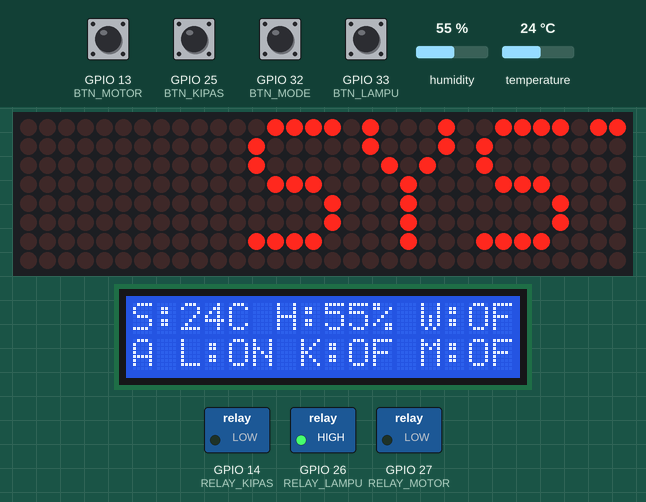
The sketch below on a simulated ESP32. Shown: 32×8 LED matrix, 16×2 character LCD, switched loads named in the sketch (green lamp = pin HIGH). The test bench sets the inputs (shaded band); at power-on: GPIO 13 (BTN_MOTOR), GPIO 25 (BTN_KIPAS), GPIO 32 (BTN_MODE), GPIO 33 (BTN_LAMPU) LOW, temperature 24 °C, humidity 55 %. WiFi joins after 1.5 s; servers stay silent unless stated.

Above: at 4.85 s.
4.9 s: temperature set to 30.3 °C
At 5.7 s:
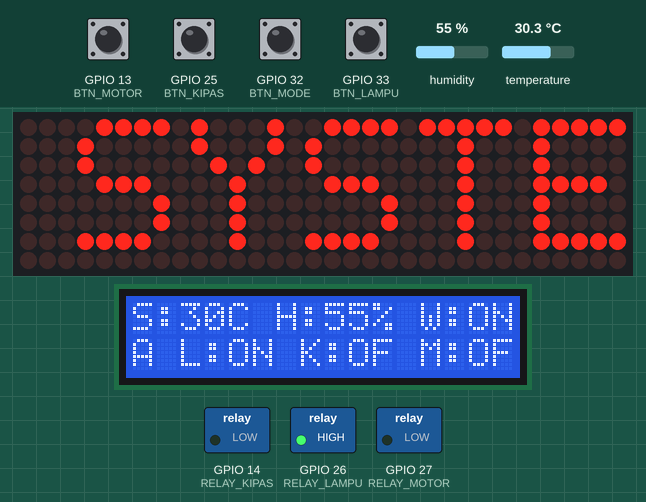
6.8 s: temperature set to 31.9 °C
At 9.29 s:
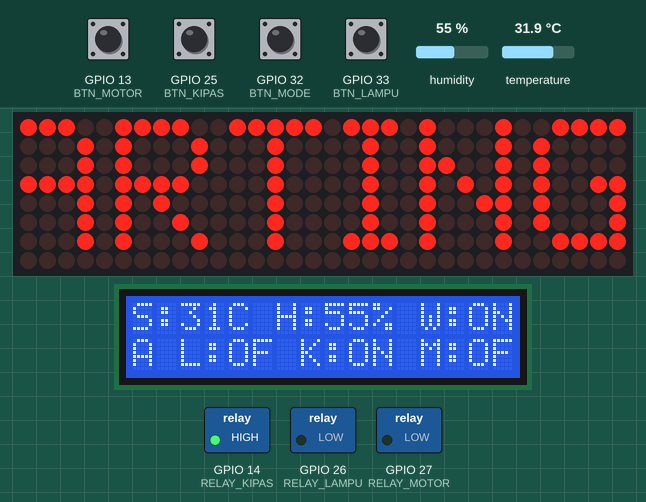
9.3 s: GPIO 32 (BTN_MODE) pulled HIGH for 0.15 s
At 9.43 s:
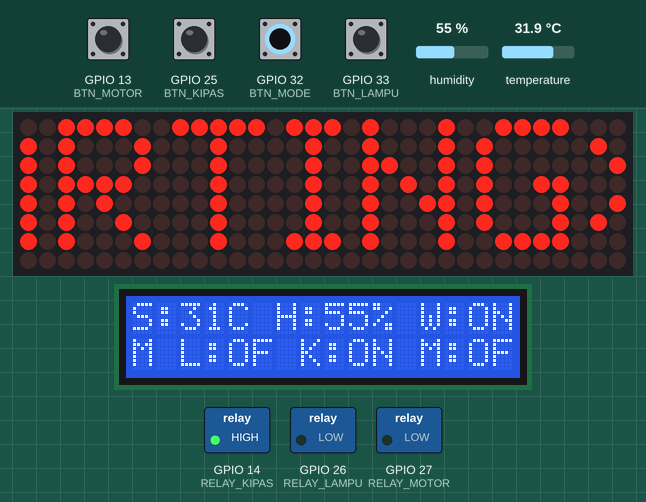
10.0 s: GPIO 13 (BTN_MOTOR) pulled HIGH for 0.15 s
At 10.08 s:
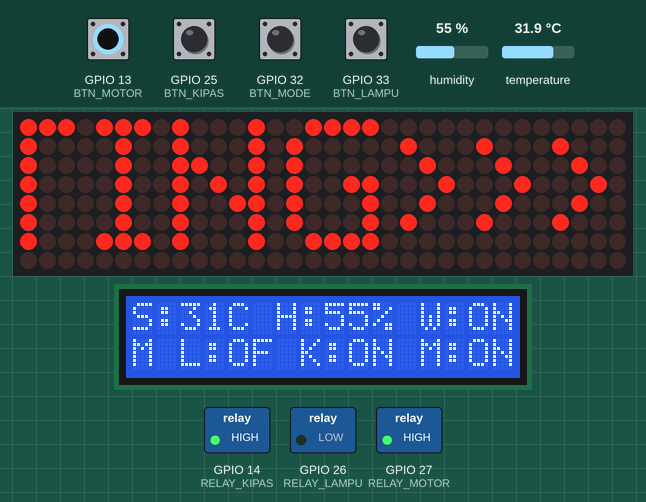
10.7 s: GPIO 25 (BTN_KIPAS) pulled HIGH for 0.15 s
At 11.36 s:
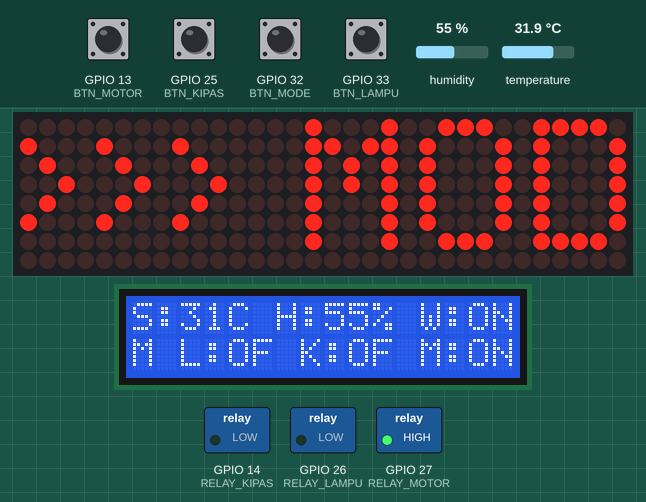
11.4 s: GPIO 33 (BTN_LAMPU) pulled HIGH for 0.15 s
At 11.69 s:
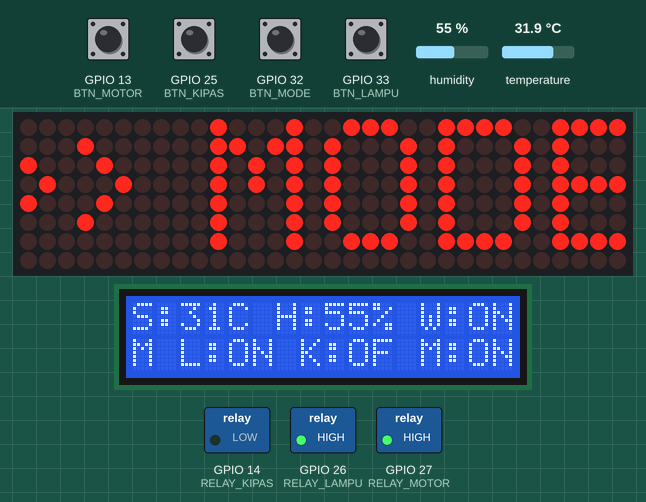
Timing chart, 0 to 14.4 s (numbered marks = the images above; inputs shaded):
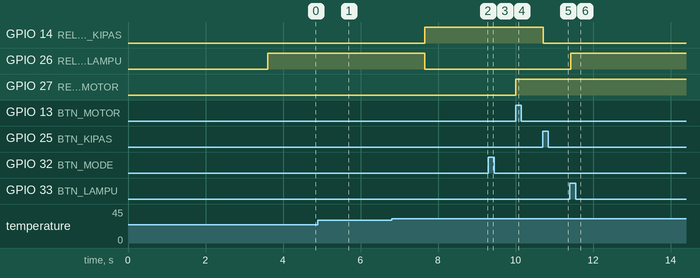

The sketch:

IOT_ESP32_Blynk.ino
```cpp
/*
 * ==============================================================================
 * Smart IoT Egg Incubator System
 * ==============================================================================
 */

#define BLYNK_TEMPLATE_ID "FILL_TEMPLATE_ID"
#define BLYNK_TEMPLATE_NAME "FILL_TEMPLATE_NAME"
#define BLYNK_AUTH_TOKEN "FILL_TOKEN"

#define BLYNK_PRINT Serial

#include <Wire.h>
#include <LiquidCrystal_I2C.h>
#include <DHT.h>
#include <SPI.h>
#include <MD_Parola.h>
#include <MD_MAX72xx.h>
#include <WiFi.h>
#include <BlynkSimpleEsp32.h>

// WiFi & Blynk Credentials
char auth[] = BLYNK_AUTH_TOKEN;
char ssid[] = "NAME_WIFI";
char pass[] = "PASS";

// Hardware Pins
#define DHTPIN 4
#define DHTTYPE DHT22
DHT dht(DHTPIN, DHTTYPE);

#define RELAY_LAMPU 26
#define RELAY_KIPAS 14
#define RELAY_MOTOR 27

#define BTN_MODE  32
#define BTN_LAMPU 33
#define BTN_MOTOR 13
#define BTN_KIPAS 25

LiquidCrystal_I2C lcd(0x27, 16, 2);

#define HARDWARE_TYPE MD_MAX72XX::FC16_HW
#define MAX_DEVICES 4
#define CS_PIN 5

MD_Parola runningText = MD_Parola(HARDWARE_TYPE, CS_PIN, MAX_DEVICES);
char pesanMatrix[150];

// Global Variables
bool isOtomatisMode = true;
float suhu = 0.0;
float kelembapan = 0.0;

bool statusLampu = false;
bool statusKipas = false;
bool statusMotor = false;

bool lastBtnMode = LOW;
bool lastBtnLampu = LOW;
bool lastBtnKipas = LOW;
bool lastBtnMotor = LOW;

unsigned long waktuTerakhirDHT = 0;
const unsigned long JEDA_DHT = 2000;

// Motor Timers
unsigned long waktuTerakhirMuter = 0;
const unsigned long JEDA_PUTAR = 60000; // Interval: 1 min
const unsigned long LAMA_PUTAR = 3000;  // Duration: 3 sec

unsigned long lastDebounceTime = 0;
unsigned long debounceDelay = 250;

String teksDefault = "";
String pendingTransitionText = "";
bool isTransitioning = false;

// Blynk Callbacks
BLYNK_WRITE(V2) {
  int value = param.asInt();
  bool newMode = (value == 1);
  if (newMode != isOtomatisMode) {
    isOtomatisMode = newMode;
    pendingTransitionText = isOtomatisMode ? ">>> MODE OTOMATIS AKTIF <<<" : ">>> MODE MANUAL AKTIF <<<";
  }
}

BLYNK_WRITE(V3) {
  if (!isOtomatisMode) {
    statusLampu = param.asInt();
    digitalWrite(RELAY_LAMPU, statusLampu ? HIGH : LOW);
  }
}

BLYNK_WRITE(V4) {
  if (!isOtomatisMode) {
    statusKipas = param.asInt();
    digitalWrite(RELAY_KIPAS, statusKipas ? HIGH : LOW);
  }
}

BLYNK_WRITE(V5) {
  if (!isOtomatisMode) {
    statusMotor = param.asInt();
    digitalWrite(RELAY_MOTOR, statusMotor ? HIGH : LOW);
  }
}

void setup() {
  Serial.begin(115200);

  runningText.begin();
  runningText.setIntensity(5);
  runningText.displayClear();

  strcpy(pesanMatrix, "SYSTEM STARTING...");
  runningText.displayText(pesanMatrix, PA_CENTER, 40, 0, PA_SCROLL_LEFT, PA_SCROLL_LEFT);

  dht.begin();
  lcd.init();
  lcd.backlight();

  pinMode(RELAY_LAMPU, OUTPUT);
  pinMode(RELAY_KIPAS, OUTPUT);
  pinMode(RELAY_MOTOR, OUTPUT);

  digitalWrite(RELAY_LAMPU, LOW);
  digitalWrite(RELAY_MOTOR, LOW);
  digitalWrite(RELAY_KIPAS, LOW);

  pinMode(BTN_MODE, INPUT_PULLDOWN);
  pinMode(BTN_LAMPU, INPUT_PULLDOWN);
  pinMode(BTN_KIPAS, INPUT_PULLDOWN);
  pinMode(BTN_MOTOR, INPUT_PULLDOWN);

  // Splash Screen
  lcd.setCursor(0, 0);
  lcd.print("INKUBATOR TELUR ");
  lcd.setCursor(0, 1);
  lcd.print("KELOMPOK 1 PVTE ");
  delay(3500);

  // WiFi & Blynk Setup
  WiFi.begin(ssid, pass);
  Blynk.config(auth);

  suhu = dht.readTemperature();
  kelembapan = dht.readHumidity();
}

void loop() {
  if (WiFi.status() == WL_CONNECTED) {
    Blynk.run();
  }

  // 1. Read DHT Sensor
  if (millis() - waktuTerakhirDHT >= JEDA_DHT) {
    float t = dht.readTemperature();
    float h = dht.readHumidity();
    if (!isnan(t) && !isnan(h)) {
      suhu = t;
      kelembapan = h;

      if (WiFi.status() == WL_CONNECTED) {
        Blynk.virtualWrite(V0, (int)suhu);
        Blynk.virtualWrite(V1, (int)kelembapan);
      }
    }
    waktuTerakhirDHT = millis();
  }

  // 2. Mode Button
  bool bacaMode = digitalRead(BTN_MODE);
  if (bacaMode == HIGH && lastBtnMode == LOW) {
    if (millis() - lastDebounceTime > debounceDelay) {
      isOtomatisMode = !isOtomatisMode;
      pendingTransitionText = isOtomatisMode ? ">>> MODE OTOMATIS AKTIF <<<" : ">>> MODE MANUAL AKTIF <<<";

      if (WiFi.status() == WL_CONNECTED) Blynk.virtualWrite(V2, isOtomatisMode ? 1 : 0);
      lastDebounceTime = millis();
    }
  }
  lastBtnMode = bacaMode;

  // 3. Auto Mode Logic
  if (isOtomatisMode) {

    // Low Temp: Lamp ON, Fan OFF (<30C)
    if (suhu < 30 && (!statusLampu || statusKipas)) {
      digitalWrite(RELAY_LAMPU, HIGH);
      digitalWrite(RELAY_KIPAS, LOW);
      statusLampu = true; statusKipas = false;
      if (WiFi.status() == WL_CONNECTED) {
        Blynk.virtualWrite(V3, 1);
        Blynk.virtualWrite(V4, 0);
      }
    }
    // High Temp: Lamp OFF, Fan ON (>31C)
    else if (suhu > 31 && (statusLampu || !statusKipas)) {
      digitalWrite(RELAY_LAMPU, LOW);
      digitalWrite(RELAY_KIPAS, HIGH);
      statusLampu = false; statusKipas = true;
      if (WiFi.status() == WL_CONNECTED) {
        Blynk.virtualWrite(V3, 0);
        Blynk.virtualWrite(V4, 1);
      }
    }

    // Motor Timer Logic
    unsigned long waktuSekarang = millis();
    if (waktuSekarang - waktuTerakhirMuter >= JEDA_PUTAR) {
      if (!statusMotor) {
        digitalWrite(RELAY_MOTOR, HIGH);
        statusMotor = true;
        if (WiFi.status() == WL_CONNECTED) Blynk.virtualWrite(V5, 1);
      }
      if (waktuSekarang - waktuTerakhirMuter >= (JEDA_PUTAR + LAMA_PUTAR)) {
        digitalWrite(RELAY_MOTOR, LOW);
        statusMotor = false;
        if (WiFi.status() == WL_CONNECTED) Blynk.virtualWrite(V5, 0);
        waktuTerakhirMuter = waktuSekarang;
      }
    }
  }
  // 4. Manual Mode Logic
  else {
    bool bacaLampu = digitalRead(BTN_LAMPU);
    if (bacaLampu == HIGH && lastBtnLampu == LOW) {
      if (millis() - lastDebounceTime > debounceDelay) {
        statusLampu = !statusLampu;
        digitalWrite(RELAY_LAMPU, statusLampu ? HIGH : LOW);
        if (WiFi.status() == WL_CONNECTED) Blynk.virtualWrite(V3, statusLampu ? 1 : 0);
        lastDebounceTime = millis();
      }
    }
    lastBtnLampu = bacaLampu;

    bool bacaKipas = digitalRead(BTN_KIPAS);
    if (bacaKipas == HIGH && lastBtnKipas == LOW) {
      if (millis() - lastDebounceTime > debounceDelay) {
        statusKipas = !statusKipas;
        digitalWrite(RELAY_KIPAS, statusKipas ? HIGH : LOW);
        if (WiFi.status() == WL_CONNECTED) Blynk.virtualWrite(V4, statusKipas ? 1 : 0);
        lastDebounceTime = millis();
      }
    }
    lastBtnKipas = bacaKipas;

    bool bacaMotor = digitalRead(BTN_MOTOR);
    if (bacaMotor == HIGH && lastBtnMotor == LOW) {
      if (millis() - lastDebounceTime > debounceDelay) {
        statusMotor = !statusMotor;
        digitalWrite(RELAY_MOTOR, statusMotor ? HIGH : LOW);
        if (WiFi.status() == WL_CONNECTED) Blynk.virtualWrite(V5, statusMotor ? 1 : 0);
        lastDebounceTime = millis();
      }
    }
    lastBtnMotor = bacaMotor;
  }

  // 5. Update LCD
  updateLCD();

  // 6. Update Matrix Default Text
  teksDefault = "INKUBATOR TELUR -- SUHU: " + String((int)suhu) + " C -- KELEMBAPAN: " + String((int)kelembapan) + "% -- KELOMPOK 1 PVTE UMRI";

  // 7. Handle Matrix Transition
  if (pendingTransitionText != "") {
    pendingTransitionText.toCharArray(pesanMatrix, 150);
    runningText.displayReset();
    isTransitioning = true;
    pendingTransitionText = "";
  }

  // 8. Animate Matrix
  if (runningText.displayAnimate()) {
    if (isTransitioning) {
      isTransitioning = false;
    }
    if (!isTransitioning) {
      teksDefault.toCharArray(pesanMatrix, 150);
    }
    runningText.displayReset();
  }
}

// Display Helper Function
void updateLCD() {
  lcd.setCursor(0, 0);
  lcd.print("S:");
  lcd.print((int)suhu);
  lcd.print("C H:");
  lcd.print((int)kelembapan);
  lcd.print("% ");

  lcd.setCursor(12, 0);
  lcd.print(WiFi.status() == WL_CONNECTED ? "W:ON" : "W:OF");

  lcd.setCursor(0, 1);
  lcd.print(isOtomatisMode ? "A " : "M ");
  lcd.print(statusLampu ? "L:ON " : "L:OF ");
  lcd.print(statusKipas ? "K:ON " : "K:OF ");
  lcd.print(statusMotor ? "M:ON" : "M:OF");
}
```

Measured:
- the behaviour switches between 31 and 31.1 °C on temperature (found by bisection; images 1 and 2)
- after the input at 6.8 s, GPIO 14 (RELAY_KIPAS): LOW → HIGH after 0.86 s; GPIO 26 (RELAY_LAMPU): HIGH → LOW after 0.86 s
- after the input at 9.3 s, the display: first changes after 0.06 s (image 3 shows a later state)
- after the input at 10.0 s, GPIO 27 (RELAY_MOTOR): LOW → HIGH at once; the display: changes after 0.08 s (image 4)
- after the input at 10.7 s, GPIO 14 (RELAY_KIPAS): HIGH → LOW at once; the display: first changes after 0.08 s (image 5 shows a later state)
- after the input at 11.4 s, GPIO 26 (RELAY_LAMPU): LOW → HIGH at once; the display: first changes after 0.05 s (image 6 shows a later state)
